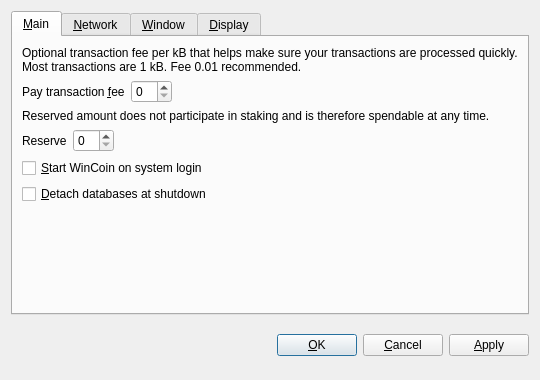
<?xml version="1.0" encoding="UTF-8"?>
<ui version="4.0">
 <class>OptionsDialog</class>
 <widget class="QDialog" name="OptionsDialog">
  <property name="geometry">
   <rect>
    <x>0</x>
    <y>0</y>
    <width>540</width>
    <height>380</height>
   </rect>
  </property>
  <property name="windowTitle">
   <string>Options</string>
  </property>
  <property name="modal">
   <bool>true</bool>
  </property>
  <layout class="QVBoxLayout" name="verticalLayout">
   <item>
    <widget class="QTabWidget" name="tabWidget">
     <property name="tabPosition">
      <enum>QTabWidget::North</enum>
     </property>
     <property name="currentIndex">
      <number>0</number>
     </property>
     <widget class="QWidget" name="tabMain">
      <attribute name="title">
       <string>&amp;Main</string>
      </attribute>
      <layout class="QVBoxLayout" name="verticalLayout_Main">
       <item>
        <widget class="QLabel" name="transactionFeeInfoLabel">
         <property name="text">
          <string>Optional transaction fee per kB that helps make sure your transactions are processed quickly. Most transactions are 1 kB. Fee 0.01 recommended.</string>
         </property>
         <property name="textFormat">
          <enum>Qt::PlainText</enum>
         </property>
         <property name="wordWrap">
          <bool>true</bool>
         </property>
        </widget>
       </item>
       <item>
        <layout class="QHBoxLayout" name="horizontalLayoutFee">
         <item>
          <widget class="QLabel" name="transactionFeeLabel">
           <property name="text">
            <string>Pay transaction &amp;fee</string>
           </property>
           <property name="textFormat">
            <enum>Qt::PlainText</enum>
           </property>
           <property name="buddy">
            <cstring>transactionFee</cstring>
           </property>
          </widget>
         </item>
         <item>
          <widget class="BitcoinAmountField" name="transactionFee"/>
         </item>
         <item>
          <spacer name="horizontalSpacerFee">
           <property name="orientation">
            <enum>Qt::Horizontal</enum>
           </property>
           <property name="sizeHint" stdset="0">
            <size>
             <width>40</width>
             <height>20</height>
            </size>
           </property>
          </spacer>
         </item>
        </layout>
       </item>
       <item>
        <widget class="QLabel" name="reserveBalanceInfoLabel">
         <property name="text">
          <string>Reserved amount does not participate in staking and is therefore spendable at any time.</string>
         </property>
         <property name="textFormat">
          <enum>Qt::PlainText</enum>
         </property>
         <property name="wordWrap">
          <bool>true</bool>
         </property>
        </widget>
       </item>
       <item>
        <layout class="QHBoxLayout" name="horizontalLayoutReserveBalance">
         <item>
          <widget class="QLabel" name="reserveBalanceLabel">
           <property name="text">
            <string>Reserve</string>
           </property>
           <property name="textFormat">
            <enum>Qt::PlainText</enum>
           </property>
           <property name="buddy">
            <cstring>reserveBalance</cstring>
           </property>
          </widget>
         </item>
         <item>
          <widget class="BitcoinAmountField" name="reserveBalance"/>
         </item>
         <item>
          <spacer name="horizontalSpacerReserveBalance">
           <property name="orientation">
            <enum>Qt::Horizontal</enum>
           </property>
           <property name="sizeHint" stdset="0">
            <size>
             <width>40</width>
             <height>20</height>
            </size>
           </property>
          </spacer>
         </item>
        </layout>
       </item>
       <item>
        <widget class="QCheckBox" name="bitcoinAtStartup">
         <property name="toolTip">
          <string>Automatically start WinCoin after logging in to the system.</string>
         </property>
         <property name="text">
          <string>&amp;Start WinCoin on system login</string>
         </property>
        </widget>
       </item>
       <item>
        <widget class="QCheckBox" name="detachDatabases">
         <property name="toolTip">
          <string>Detach block and address databases at shutdown. This means they can be moved to another data directory, but it slows down shutdown. The wallet is always detached.</string>
         </property>
         <property name="text">
          <string>&amp;Detach databases at shutdown</string>
         </property>
        </widget>
       </item>
       <item>
        <spacer name="verticalSpacer_Main">
         <property name="orientation">
          <enum>Qt::Vertical</enum>
         </property>
         <property name="sizeHint" stdset="0">
          <size>
           <width>20</width>
           <height>40</height>
          </size>
         </property>
        </spacer>
       </item>
      </layout>
     </widget>
     <widget class="QWidget" name="tabNetwork">
      <attribute name="title">
       <string>&amp;Network</string>
      </attribute>
      <layout class="QVBoxLayout" name="verticalLayout_Network">
       <item>
        <widget class="QCheckBox" name="mapPortUpnp">
         <property name="toolTip">
          <string>Automatically open the WinCoin client port on the router. This only works when your router supports UPnP and it is enabled.</string>
         </property>
         <property name="text">
          <string>Map port using &amp;UPnP</string>
         </property>
        </widget>
       </item>
       <item>
        <widget class="QCheckBox" name="connectSocks">
         <property name="toolTip">
          <string>Connect to the WinCoin network through a SOCKS proxy (e.g. when connecting through Tor).</string>
         </property>
         <property name="text">
          <string>&amp;Connect through SOCKS proxy:</string>
         </property>
        </widget>
       </item>
       <item>
        <layout class="QHBoxLayout" name="horizontalLayout_Network">
         <item>
          <widget class="QLabel" name="proxyIpLabel">
           <property name="text">
            <string>Proxy &amp;IP:</string>
           </property>
           <property name="textFormat">
            <enum>Qt::PlainText</enum>
           </property>
           <property name="buddy">
            <cstring>proxyIp</cstring>
           </property>
          </widget>
         </item>
         <item>
          <widget class="QValidatedLineEdit" name="proxyIp">
           <property name="maximumSize">
            <size>
             <width>140</width>
             <height>16777215</height>
            </size>
           </property>
           <property name="toolTip">
            <string>IP address of the proxy (e.g. 127.0.0.1)</string>
           </property>
          </widget>
         </item>
         <item>
          <widget class="QLabel" name="proxyPortLabel">
           <property name="text">
            <string>&amp;Port:</string>
           </property>
           <property name="textFormat">
            <enum>Qt::PlainText</enum>
           </property>
           <property name="buddy">
            <cstring>proxyPort</cstring>
           </property>
          </widget>
         </item>
         <item>
          <widget class="QLineEdit" name="proxyPort">
           <property name="maximumSize">
            <size>
             <width>55</width>
             <height>16777215</height>
            </size>
           </property>
           <property name="toolTip">
            <string>Port of the proxy (e.g. 9050)</string>
           </property>
          </widget>
         </item>
         <item>
          <widget class="QLabel" name="socksVersionLabel">
           <property name="text">
            <string>SOCKS &amp;Version:</string>
           </property>
           <property name="textFormat">
            <enum>Qt::PlainText</enum>
           </property>
           <property name="buddy">
            <cstring>socksVersion</cstring>
           </property>
          </widget>
         </item>
         <item>
          <widget class="QValueComboBox" name="socksVersion">
           <property name="toolTip">
            <string>SOCKS version of the proxy (e.g. 5)</string>
           </property>
          </widget>
         </item>
         <item>
          <spacer name="horizontalSpacer_Network">
           <property name="orientation">
            <enum>Qt::Horizontal</enum>
           </property>
           <property name="sizeHint" stdset="0">
            <size>
             <width>40</width>
             <height>20</height>
            </size>
           </property>
          </spacer>
         </item>
        </layout>
       </item>
       <item>
        <spacer name="verticalSpacer_Network">
         <property name="orientation">
          <enum>Qt::Vertical</enum>
         </property>
         <property name="sizeHint" stdset="0">
          <size>
           <width>20</width>
           <height>40</height>
          </size>
         </property>
        </spacer>
       </item>
      </layout>
     </widget>
     <widget class="QWidget" name="tabWindow">
      <attribute name="title">
       <string>&amp;Window</string>
      </attribute>
      <layout class="QVBoxLayout" name="verticalLayout_Window">
       <item>
        <widget class="QCheckBox" name="minimizeToTray">
         <property name="toolTip">
          <string>Show only a tray icon after minimizing the window.</string>
         </property>
         <property name="text">
          <string>&amp;Minimize to the tray instead of the taskbar</string>
         </property>
        </widget>
       </item>
       <item>
        <widget class="QCheckBox" name="minimizeOnClose">
         <property name="toolTip">
          <string>Minimize instead of exit the application when the window is closed. When this option is enabled, the application will be closed only after selecting Quit in the menu.</string>
         </property>
         <property name="text">
          <string>M&amp;inimize on close</string>
         </property>
        </widget>
       </item>
       <item>
        <spacer name="verticalSpacer_Window">
         <property name="orientation">
          <enum>Qt::Vertical</enum>
         </property>
         <property name="sizeHint" stdset="0">
          <size>
           <width>20</width>
           <height>40</height>
          </size>
         </property>
        </spacer>
       </item>
      </layout>
     </widget>
     <widget class="QWidget" name="tabDisplay">
      <attribute name="title">
       <string>&amp;Display</string>
      </attribute>
      <layout class="QVBoxLayout" name="verticalLayout_Display">
       <item>
        <layout class="QHBoxLayout" name="horizontalLayout_1_Display">
         <item>
          <widget class="QLabel" name="langLabel">
           <property name="text">
            <string>User Interface &amp;language:</string>
           </property>
           <property name="textFormat">
            <enum>Qt::PlainText</enum>
           </property>
           <property name="buddy">
            <cstring>lang</cstring>
           </property>
          </widget>
         </item>
         <item>
          <widget class="QValueComboBox" name="lang">
           <property name="toolTip">
            <string>The user interface language can be set here. This setting will take effect after restarting WinCoin.</string>
           </property>
          </widget>
         </item>
        </layout>
       </item>
       <item>
        <layout class="QHBoxLayout" name="horizontalLayout_2_Display">
         <item>
          <widget class="QLabel" name="unitLabel">
           <property name="text">
            <string>&amp;Unit to show amounts in:</string>
           </property>
           <property name="textFormat">
            <enum>Qt::PlainText</enum>
           </property>
           <property name="buddy">
            <cstring>unit</cstring>
           </property>
          </widget>
         </item>
         <item>
          <widget class="QValueComboBox" name="unit">
           <property name="toolTip">
            <string>Choose the default subdivision unit to show in the interface and when sending coins.</string>
           </property>
          </widget>
         </item>
        </layout>
       </item>
       <item>
        <widget class="QCheckBox" name="displayAddresses">
         <property name="toolTip">
          <string>Whether to show WinCoin addresses in the transaction list or not.</string>
         </property>
         <property name="text">
          <string>&amp;Display addresses in transaction list</string>
         </property>
        </widget>
       </item>
       <item>
        <widget class="QCheckBox" name="coinControlFeatures">
         <property name="toolTip">
          <string>Whether to show coin control features or not.</string>
         </property>
         <property name="text">
          <string>Display coin &amp;control features (experts only!)</string>
         </property>
        </widget>
       </item>
       <item>
        <spacer name="verticalSpacer_Display">
         <property name="orientation">
          <enum>Qt::Vertical</enum>
         </property>
         <property name="sizeHint" stdset="0">
          <size>
           <width>20</width>
           <height>40</height>
          </size>
         </property>
        </spacer>
       </item>
      </layout>
     </widget>
    </widget>
   </item>
   <item>
    <layout class="QHBoxLayout" name="horizontalLayout_Buttons">
     <item>
      <spacer name="horizontalSpacer_1">
       <property name="orientation">
        <enum>Qt::Horizontal</enum>
       </property>
       <property name="sizeHint" stdset="0">
        <size>
         <width>40</width>
         <height>48</height>
        </size>
       </property>
      </spacer>
     </item>
     <item>
      <widget class="QLabel" name="statusLabel">
       <property name="font">
        <font>
         <weight>75</weight>
         <bold>true</bold>
        </font>
       </property>
       <property name="text">
        <string/>
       </property>
       <property name="textFormat">
        <enum>Qt::PlainText</enum>
       </property>
       <property name="wordWrap">
        <bool>true</bool>
       </property>
      </widget>
     </item>
     <item>
      <spacer name="horizontalSpacer_2">
       <property name="orientation">
        <enum>Qt::Horizontal</enum>
       </property>
       <property name="sizeHint" stdset="0">
        <size>
         <width>40</width>
         <height>48</height>
        </size>
       </property>
      </spacer>
     </item>
     <item>
      <widget class="QPushButton" name="okButton">
       <property name="text">
        <string>&amp;OK</string>
       </property>
      </widget>
     </item>
     <item>
      <widget class="QPushButton" name="cancelButton">
       <property name="text">
        <string>&amp;Cancel</string>
       </property>
       <property name="autoDefault">
        <bool>false</bool>
       </property>
      </widget>
     </item>
     <item>
      <widget class="QPushButton" name="applyButton">
       <property name="text">
        <string>&amp;Apply</string>
       </property>
       <property name="autoDefault">
        <bool>false</bool>
       </property>
      </widget>
     </item>
    </layout>
   </item>
  </layout>
 </widget>
 <customwidgets>
  <customwidget>
   <class>BitcoinAmountField</class>
   <extends>QSpinBox</extends>
   <header>bitcoinamountfield.h</header>
  </customwidget>
  <customwidget>
   <class>QValueComboBox</class>
   <extends>QComboBox</extends>
   <header>qvaluecombobox.h</header>
  </customwidget>
  <customwidget>
   <class>QValidatedLineEdit</class>
   <extends>QLineEdit</extends>
   <header>qvalidatedlineedit.h</header>
  </customwidget>
 </customwidgets>
 <resources/>
 <connections/>
</ui>
